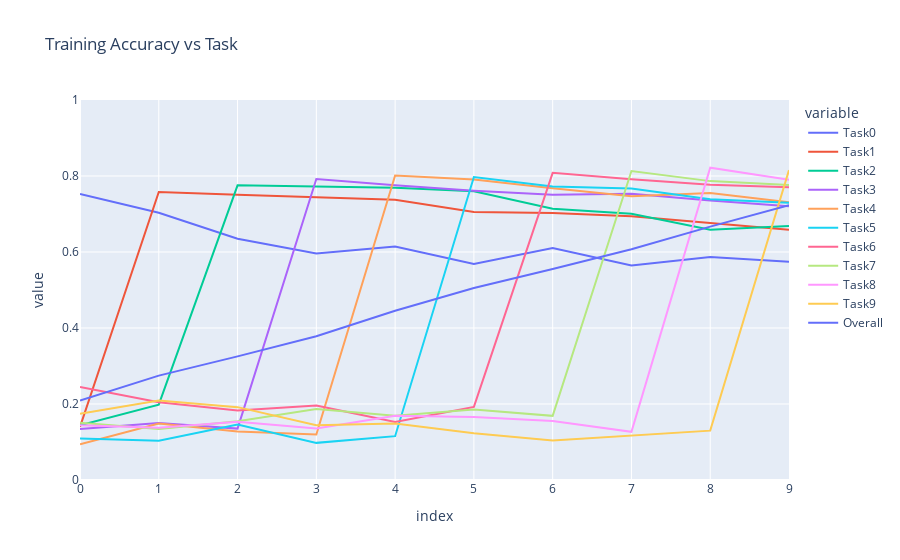

Notebook code cell kept with this figure:
### Markdown cell above
## Traning accuracies

### Code cell
train_df = pd.DataFrame(training_accuracies)
train_df.index = range(10)

fig = px.line(train_df, x=train_df.index, y=train_df.columns, range_y=[0, 1], title="Training Accuracy vs Task")
fig.show()

### Figure 1 — Plotly figure (JSON) as saved in the notebook; plotly's stock layout.template omitted (floating-point values rounded to 4 significant figures)
{"data": [{"hovertemplate": "variable=Task0<br>index=%{x}<br>value=%{y}<extra></extra>", "legendgroup": "Task0", "line": {"color": "#636efa", "dash": "solid"}, "marker": {"symbol": "circle"}, "mode": "lines", "name": "Task0", "orientation": "v", "showlegend": true, "type": "scatter", "x": [0, 1, 2, 3, 4, 5, 6, 7, 8, 9], "xaxis": "x", "y": [0.7526, 0.7031, 0.635, 0.5963, 0.6142, 0.5685, 0.6102, 0.5644, 0.5871, 0.5744], "yaxis": "y"}, {"hovertemplate": "variable=Task1<br>index=%{x}<br>value=%{y}<extra></extra>", "legendgroup": "Task1", "line": {"color": "#EF553B", "dash": "solid"}, "marker": {"symbol": "circle"}, "mode": "lines", "name": "Task1", "orientation": "v", "showlegend": true, "type": "scatter", "x": [0, 1, 2, 3, 4, 5, 6, 7, 8, 9], "xaxis": "x", "y": [0.1398, 0.7579, 0.7508, 0.7444, 0.7375, 0.7055, 0.7026, 0.6943, 0.6771, 0.6586], "yaxis": "y"}, {"hovertemplate": "variable=Task2<br>index=%{x}<br>value=%{y}<extra></extra>", "legendgroup": "Task2", "line": {"color": "#00cc96", "dash": "solid"}, "marker": {"symbol": "circle"}, "mode": "lines", "name": "Task2", "orientation": "v", "showlegend": true, "type": "scatter", "x": [0, 1, 2, 3, 4, 5, 6, 7, 8, 9], "xaxis": "x", "y": [0.144, 0.1984, 0.7755, 0.772, 0.7688, 0.7599, 0.714, 0.7007, 0.6585, 0.6684], "yaxis": "y"}, {"hovertemplate": "variable=Task3<br>index=%{x}<br>value=%{y}<extra></extra>", "legendgroup": "Task3", "line": {"color": "#ab63fa", "dash": "solid"}, "marker": {"symbol": "circle"}, "mode": "lines", "name": "Task3", "orientation": "v", "showlegend": true, "type": "scatter", "x": [0, 1, 2, 3, 4, 5, 6, 7, 8, 9], "xaxis": "x", "y": [0.1343, 0.1502, 0.1353, 0.7922, 0.7758, 0.7615, 0.7508, 0.7536, 0.7355, 0.7202], "yaxis": "y"}, {"hovertemplate": "variable=Task4<br>index=%{x}<br>value=%{y}<extra></extra>", "legendgroup": "Task4", "line": {"color": "#FFA15A", "dash": "solid"}, "marker": {"symbol": "circle"}, "mode": "lines", "name": "Task4", "orientation": "v", "showlegend": true, "type": "scatter", "x": [0, 1, 2, 3, 4, 5, 6, 7, 8, 9], "xaxis": "x", "y": [0.0943, 0.1485, 0.1277, 0.12, 0.8012, 0.7908, 0.768, 0.747, 0.7552, 0.7308], "yaxis": "y"}, {"hovertemplate": "variable=Task5<br>index=%{x}<br>value=%{y}<extra></extra>", "legendgroup": "Task5", "line": {"color": "#19d3f3", "dash": "solid"}, "marker": {"symbol": "circle"}, "mode": "lines", "name": "Task5", "orientation": "v", "showlegend": true, "type": "scatter", "x": [0, 1, 2, 3, 4, 5, 6, 7, 8, 9], "xaxis": "x", "y": [0.1094, 0.103, 0.1461, 0.0977, 0.1153, 0.7973, 0.7726, 0.7672, 0.7388, 0.7294], "yaxis": "y"}, {"hovertemplate": "variable=Task6<br>index=%{x}<br>value=%{y}<extra></extra>", "legendgroup": "Task6", "line": {"color": "#FF6692", "dash": "solid"}, "marker": {"symbol": "circle"}, "mode": "lines", "name": "Task6", "orientation": "v", "showlegend": true, "type": "scatter", "x": [0, 1, 2, 3, 4, 5, 6, 7, 8, 9], "xaxis": "x", "y": [0.2449, 0.2047, 0.1832, 0.1958, 0.1524, 0.1924, 0.8084, 0.7914, 0.7773, 0.7707], "yaxis": "y"}, {"hovertemplate": "variable=Task7<br>index=%{x}<br>value=%{y}<extra></extra>", "legendgroup": "Task7", "line": {"color": "#B6E880", "dash": "solid"}, "marker": {"symbol": "circle"}, "mode": "lines", "name": "Task7", "orientation": "v", "showlegend": true, "type": "scatter", "x": [0, 1, 2, 3, 4, 5, 6, 7, 8, 9], "xaxis": "x", "y": [0.151, 0.1339, 0.1546, 0.1866, 0.1688, 0.1857, 0.1688, 0.8131, 0.7865, 0.7765], "yaxis": "y"}, {"hovertemplate": "variable=Task8<br>index=%{x}<br>value=%{y}<extra></extra>", "legendgroup": "Task8", "line": {"color": "#FF97FF", "dash": "solid"}, "marker": {"symbol": "circle"}, "mode": "lines", "name": "Task8", "orientation": "v", "showlegend": true, "type": "scatter", "x": [0, 1, 2, 3, 4, 5, 6, 7, 8, 9], "xaxis": "x", "y": [0.1441, 0.1374, 0.1532, 0.1355, 0.1691, 0.1656, 0.1552, 0.1269, 0.8219, 0.7899], "yaxis": "y"}, {"hovertemplate": "variable=Task9<br>index=%{x}<br>value=%{y}<extra></extra>", "legendgroup": "Task9", "line": {"color": "#FECB52", "dash": "solid"}, "marker": {"symbol": "circle"}, "mode": "lines", "name": "Task9", "orientation": "v", "showlegend": true, "type": "scatter", "x": [0, 1, 2, 3, 4, 5, 6, 7, 8, 9], "xaxis": "x", "y": [0.1746, 0.2092, 0.1917, 0.1441, 0.1489, 0.1233, 0.1037, 0.1161, 0.1299, 0.8154], "yaxis": "y"}, {"hovertemplate": "variable=Overall<br>index=%{x}<br>value=%{y}<extra></extra>", "legendgroup": "Overall", "line": {"color": "#636efa", "dash": "solid"}, "marker": {"symbol": "circle"}, "mode": "lines", "name": "Overall", "orientation": "v", "showlegend": true, "type": "scatter", "x": [0, 1, 2, 3, 4, 5, 6, 7, 8, 9], "xaxis": "x", "y": [0.2089, 0.2746, 0.3253, 0.3784, 0.4452, 0.505, 0.5554, 0.6075, 0.6668, 0.7234], "yaxis": "y"}], "layout": {"legend": {"title": {"text": "variable"}, "tracegroupgap": 0}, "title": {"text": "Training Accuracy vs Task"}, "xaxis": {"anchor": "y", "domain": [0, 1], "title": {"text": "index"}}, "yaxis": {"anchor": "x", "domain": [0, 1], "range": [0, 1], "title": {"text": "value"}}}}
